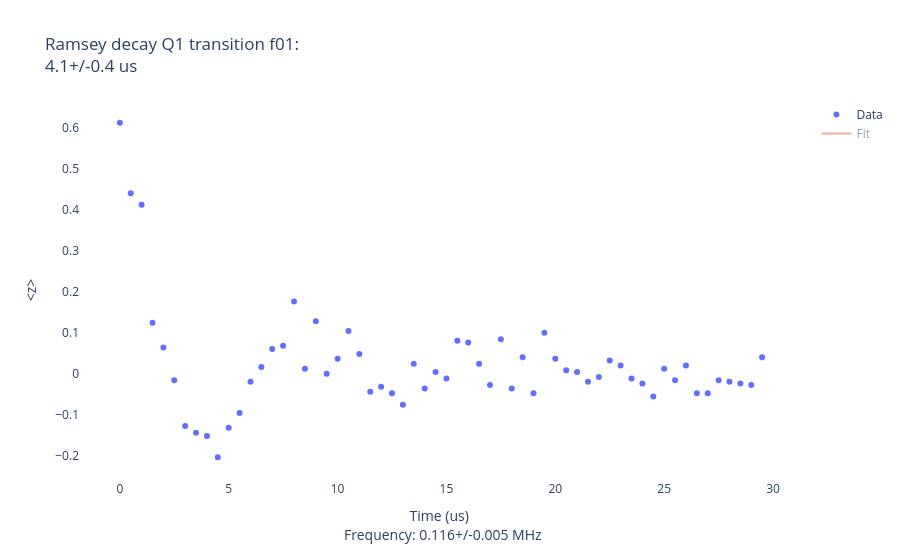

The code cell stored with this chart in its notebook:
### Markdown cell above
## Ramsey — 0.1 MHz offset, 30 µs window

Inspect the preceding fit before running this cell. The earlier Q0 fine scan was unreliable; do not assume a long-window fit is valid solely because it returned a number.

### Code cell
ramsey_fine = SimpleRamseyMultilevel(dut=dut, set_offset=0.1, stop=30, step=0.5, update=True)

### Figure 1 — Plotly figure (JSON) as saved in the notebook; plotly's stock layout.template omitted (floating-point values rounded to 4 significant figures; data arrays with more than 128 entries replaced by an {"elided": "..."} marker saying what was removed)
{"data": [{"mode": "markers", "name": "Data", "type": "scatter", "x": [0.0, 0.5, 1.0, 1.5, 2.0, 2.5, 3.0, 3.5, 4.0, 4.5, 5.0, 5.5, 6.0, 6.5, 7.0, 7.5, 8.0, 8.5, 9.0, 9.5, 10.0, 10.5, 11.0, 11.5, 12.0, 12.5, 13.0, 13.5, 14.0, 14.5, 15.0, 15.5, 16.0, 16.5, 17.0, 17.5, 18.0, 18.5, 19.0, 19.5, 20.0, 20.5, 21.0, 21.5, 22.0, 22.5, 23.0, 23.5, 24.0, 24.5, 25.0, 25.5, 26.0, 26.5, 27.0, 27.5, 28.0, 28.5, 29.0, 29.5], "xaxis": "x", "y": [0.612, 0.44, 0.412, 0.124, 0.064, -0.016, -0.128, -0.144, -0.152, -0.204, -0.132, -0.096, -0.02, 0.016, 0.06, 0.068, 0.176, 0.012, 0.128, 0.0, 0.036, 0.104, 0.048, -0.044, -0.032, -0.048, -0.076, 0.024, -0.036, 0.004, -0.012, 0.08, 0.076, 0.024, -0.028, 0.084, -0.036, 0.04, -0.048, 0.1, 0.036, 0.008, 0.004, -0.02, -0.008, 0.032, 0.02, -0.012, -0.024, -0.056, 0.012, -0.016, 0.02, -0.048, -0.048, -0.016, -0.02, -0.024, -0.028, 0.04], "yaxis": "y"}, {"mode": "lines", "name": "Fit", "type": "scatter", "visible": "legendonly", "x": {"elided": "600 float values"}, "xaxis": "x", "y": {"elided": "600 float values"}, "yaxis": "y"}], "layout": {"plot_bgcolor": "white", "title": {"text": "Ramsey decay Q1 transition f01: <br>4.1+/-0.4 us"}, "xaxis": {"anchor": "y", "domain": [0, 1], "title": {"text": "Time (us) <br> Frequency: 0.116+/-0.005 MHz"}}, "yaxis": {"anchor": "x", "domain": [0, 1], "title": {"text": "<z>"}}}}
